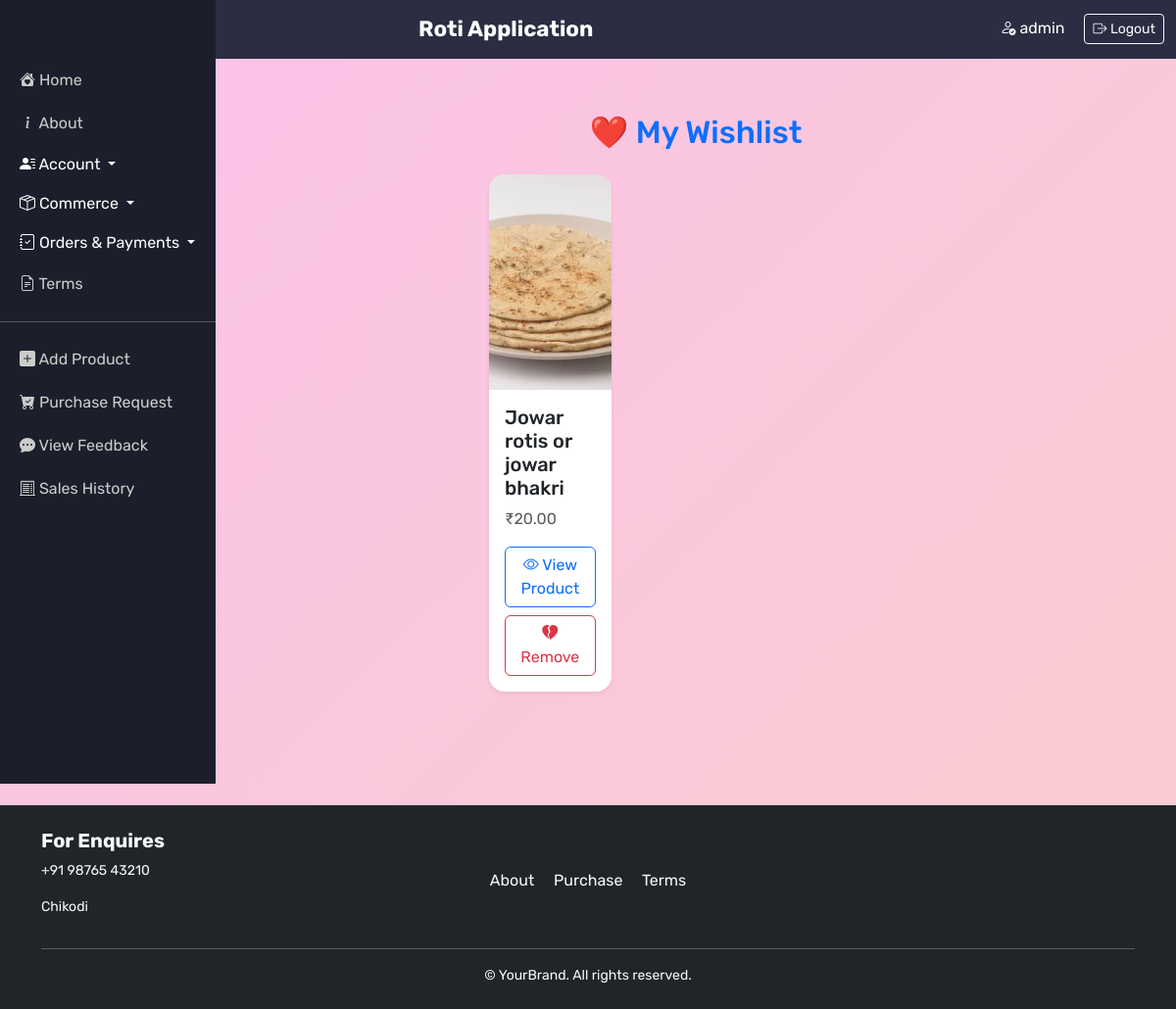
/wishlist/ (signed in), run on the app's committed database.
### myapp/models.py (models this page shows, shortened)
class Wishlist(models.Model):
    added_at = models.DateTimeField(auto_now_add=True)
    product = models.ForeignKey(Product, on_delete=models.CASCADE)
    user = models.ForeignKey(User, on_delete=models.CASCADE)

class Product(models.Model):
    user = models.ForeignKey(User, on_delete=models.CASCADE)  # Seller
    title = models.CharField(max_length=200)
    image = models.ImageField(upload_to='products/')
    description = models.TextField()
    cost = models.DecimalField(max_digits=10, decimal_places=2)
    created_at = models.DateTimeField(auto_now_add=True)
    category = models.ForeignKey(Category, on_delete=models.SET_NULL, null=True)
    is_sold = models.BooleanField(default=False)

### myapp/views.py (the view)
# urls.py: path('wishlist/', wishlist_view, name='wishlist'),
@login_required
def wishlist_view(request):
    wishlist = Wishlist.objects.filter(user=request.user)
    return render(request, 'wishlist/wishlist.html', {'wishlist': wishlist})

### templates/wishlist/wishlist.html (shortened to what this page needs)
{% extends 'base.html' %}
{% block content %}
<div class="container my-5">
    <h2 class="text-center text-primary mb-4">❤️ My Wishlist</h2>
    {% if wishlist %}
        <div class="row g-4">
            {% for item in wishlist %}
            <div class="col-md-6 col-lg-4">
                <div class="card h-100 shadow-sm border-0 rounded-4">
                    <img src="{{ item.product.image.url }}" class="card-img-top rounded-top-4"
                         alt="{{ item.product.title }}" style="height: 220px; object-fit: cover;">
                    <div class="card-body d-flex flex-column">
                        <h5 class="card-title">{{ item.product.title }}</h5>
                        <p class="card-text text-muted mb-3">
                            ₹{{ item.product.cost }}
                        </p>
                        <a href="{% url 'product_detail' item.product.id %}" class="btn btn-outline-primary w-100 mb-2">
                            <i class="bi bi-eye"></i> View Product
                        </a>
                        <form method="post" action="{% url 'toggle_wishlist' item.product.id %}">
                            <button type="submit" class="btn btn-outline-danger w-100">
                                <i class="bi bi-heartbreak-fill"></i> Remove
                            </button>
                        </form>
                    </div>
                </div>
            </div>
            {% endfor %}
        </div>
    {% else %}
        <div class="alert alert-info text-center shadow-sm mt-4">
            <i class="bi bi-heartbreak fs-4"></i><br>
            No products in your wishlist.<br>
            <a href="{% url 'product_list' %}" class="fw-semibold text-decoration-none">Browse products</a> to start adding.
        </div>
    {% endif %}
</div>
{% endblock %}

### templates/base.html (shortened to what this page needs)
{% load static %}
<!DOCTYPE html>
<html lang="en">
<head>
    <link href="https://cdn.jsdelivr.net/npm/bootstrap@5.3.0/dist/css/bootstrap.min.css" rel="stylesheet">
    <link href="https://cdn.jsdelivr.net/npm/bootstrap-icons@1.11.3/font/bootstrap-icons.css" rel="stylesheet">
</head>
<body class="animated-bg">
<nav class="navbar navbar-expand-md navbar-dark fixed-top">
    <div class="container-fluid justify-content-between">
        <a class="navbar-brand mx-auto d-md-block" href="#"> Roti Application</a>
        <div class="text-end">
            {% if user.is_authenticated %}
                <span class="text-white me-3"><i class="bi bi-person-check"></i> {{ user.username }}</span>
                <form method="POST" action="{% url 'logout' %}" class="d-inline">
                    <button type="submit" class="btn btn-sm btn-outline-light">
                        <i class="bi bi-box-arrow-right"></i> Logout
                    </button>
                </form>
            {% else %}
                <a href="{% url 'login' %}" class="btn btn-sm btn-outline-light"><i class="bi bi-box-arrow-in-right"></i> Login</a>
            {% endif %}
        </div>
    </div>
</nav>
<div id="sidebar" class="sidebar">
    <a href="/"><i class="bi bi-house-heart-fill"></i> Home</a>
    <a href="{% url 'about' %}"><i class="bi bi-info-lg"></i> About</a>
    {% if user.is_authenticated %}
    <div class="dropdown">
        <a class="dropdown-toggle text-white d-block py-2" href="#" data-bs-toggle="dropdown">
            <i class="bi bi-person-lines-fill"></i> Account
        </a>
    </div>
    <div class="dropdown">
        <a class="dropdown-toggle text-white d-block py-2" href="#" data-bs-toggle="dropdown">
            <i class="bi bi-box-seam"></i> Commerce
        </a>
    </div>
    <div class="dropdown">
        <a class="dropdown-toggle text-white d-block py-2" href="#" data-bs-toggle="dropdown">
            <i class="bi bi-journal-check"></i> Orders & Payments
        </a>
    </div>
    {% endif %}
    <a href="{% url 'terms_and_conditions' %}"><i class="bi bi-file-earmark-text"></i> Terms</a>
    {% if user.is_superuser %}
        <hr style="color: white;">
        <a href="{% url 'product_create' %}">
        <i class="bi bi-plus-square-fill"></i> Add Product
        </a>
        <a href="{% url 'purchase_requests' %}">
        <i class="bi bi-cart-check-fill"></i> Purchase Request
        </a>
        <a href="{% url 'view_feedbacks' %}">
        <i class="bi bi-chat-dots-fill"></i> View Feedback
        </a>
        <a href="{% url 'sales_history' %}" class="sidebar-link">
        <i class="bi bi-receipt-cutoff"></i> Sales History
        </a>
    {% elif user.is_staff %}
        <hr>
    {% endif %}
</div>
<div id="content">
    <div class="container my-5">
    <div class="row justify-content-center">
        <div class="col-md-8 col-lg-6">
        {% block content %}{% endblock %}
        </div>
    </div>
    </div>
</div>
<footer class="bg-dark text-light py-4 mt-auto">
  <div class="container">
    <div class="row align-items-center">
      <div class="col-md-4 text-center text-md-start mb-3 mb-md-0">
        <h5 class="fw-bold">For Enquires</h5>
        <p class="small">+91 98765 43210</p>
        <p class="small">Chikodi</p>
      </div>
      <div class="col-md-4 text-center mb-3 mb-md-0">
        <a href="{% url 'about' %}" class="text-light me-3 text-decoration-none">About</a>
        <a href="{% url 'dashboard' %}" class="text-light me-3 text-decoration-none">Purchase</a>
        <a href="{% url 'terms_and_conditions' %}" class="text-light text-decoration-none">Terms</a>
      </div>
    </div>
    <hr class="border-light my-3">
    <div class="text-center small">
      &copy; {{ now|date:"Y" }} YourBrand. All rights reserved.
    </div>
  </div>
</footer>
</body>
</html>

### templates/base.html (style rules this page uses)
body, html { font-family: 'Rubik', sans-serif; overflow-x: hidden; }
.navbar { background-color: #2b2d42; }
.navbar-brand { font-weight: bold; font-size: 1.4rem; }
.sidebar { width: 220px; height: 100vh; position: fixed; top: 0; left: 0; background-color: #1c1f2b; padding-top: 60px; transition: left 0.3s; z-index: 1050; }
.sidebar a { color: #ccc; padding: 10px 20px; display: block; text-decoration: none; }
#content { margin-left: 220px; padding: 20px; transition: margin-left 0.3s; }
.animated-bg { background: linear-gradient(-45deg, #ff9a9e, #fad0c4, #fad0c4, #fbc2eb); background-size: 400% 400%; animation: gradientBG 15s ease infinite; min-height: 100vh; }

### data on the page
Wishlist: product.image (picture), product "Jowar rotis or jowar bhakri", product.cost "20.00"

### other printed values
{{ user.username }} "admin"
